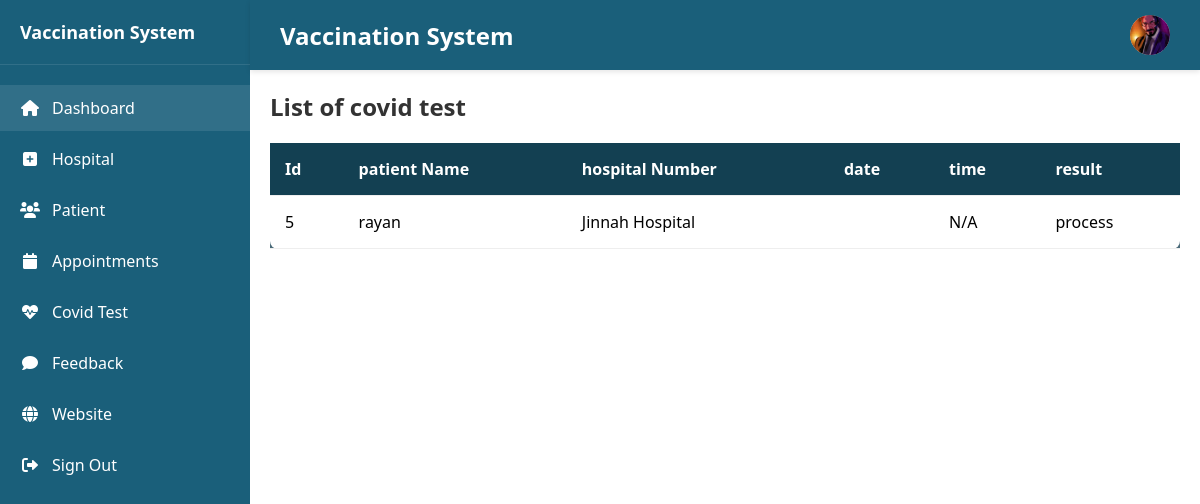
/admin/covid-test.php (signed in), run on the app's committed database.
### tables this page shows
CREATE TABLE `tbl_test` (
  `id` int(11) NOT NULL,
  `p_id` int(11) NOT NULL,
  `h_id` int(11) NOT NULL,
  `date` varchar(20) NOT NULL,
  `result` varchar(50) NOT NULL DEFAULT 'process'
);

CREATE TABLE `tbl_patient` (
  `id` int(11) NOT NULL,
  `name` varchar(50) NOT NULL,
  `contact` int(15) NOT NULL,
  `email` varchar(50) NOT NULL,
  `password` varchar(80) NOT NULL,
  `cid` int(11) NOT NULL,
  `address` varchar(300) NOT NULL,
  `gender` varchar(15) NOT NULL,
  `image` varchar(100) NOT NULL,
  `status` varchar(50) NOT NULL DEFAULT 'activate'
);

CREATE TABLE `tbl_hospital` (
  `id` int(11) NOT NULL,
  `name` varchar(50) NOT NULL,
  `contact` int(15) NOT NULL,
  `cid` int(11) NOT NULL,
  `email` varchar(50) NOT NULL,
  `password` varchar(80) NOT NULL,
  `image` varchar(100) NOT NULL,
  `address` varchar(300) NOT NULL,
  `status` varchar(50) NOT NULL DEFAULT 'deactivate'
);

### admin/covid-test.php (the view, shortened to what this page needs)
<?php
    include('header.php')
?>
            <div class="content-area">
                <div class="content-header">
                    <h2>List of covid test</h2>
                </div>
                <div class="table-responsive">
                    <table class="hospital-table">
                        <thead>
                            <tr>
                                <th>Id</th>
                                <th>patient Name</th>
                                <th>hospital Number</th>
                                <th>date</th>
                                <th>time</th>
                                <th>result</th>
                            </tr>
                        </thead>
                        <tbody>
                            <?php
                            $query = "SELECT tbl_patient.name as 'pname',tbl_hospital.name as 'hname',tbl_test.* FROM tbl_test inner join tbl_patient on tbl_test.p_id=tbl_patient.id inner join tbl_hospital on tbl_test.h_id=tbl_hospital.id";
                            $result = mysqli_query($connection, $query);
                            foreach ($result as $row)
                            {
                               echo
                                 "<tr>
                                   <td>$row[id]</td>
                                   <td>$row[pname]</td>
                                   <td>$row[hname]</td>
                                   <td>$row[date]</td>";
                                   if (isset($row['time'])) {
                                   echo "<td>$row[time]</td>";
                                     } else {
                                   echo "<td>N/A</td>";
                                     }
                                     echo "<td>$row[result]</td>
                                    </tr>";
                            }
                            ?>
                        </tbody>
                    </table>
                </div>
            </div>
        </div>
    </div>
</body>
</html>

### admin/header.php (shortened to what this page needs)
<?php
include 'config.php';
$query = "SELECT * FROM tbl_admin WHERE id=" . $_SESSION['admin_session'];
$result = mysqli_query($connection, $query);
$row = mysqli_fetch_assoc($result);
?>
<!DOCTYPE html>
<html lang="en">
<head>
    <link rel="stylesheet" href="https://cdnjs.cloudflare.com/ajax/libs/font-awesome/6.0.0/css/all.min.css">
    <link rel="stylesheet" href="asset/admin-style.css">
</head>
<body>
    <div class="container">
        <div class="sidebar">
            <div class="sidebar-header">
                <h2>Vaccination System</h2>
            </div>
            <ul class="nav-menu">
                <li class="nav-item">
                    <a href="index.php" class="nav-link active">
                        <i class="fas fa-home"></i>
                        Dashboard
                    </a>
                </li>
                <li class="nav-item">
                    <a href="hospital.php" class="nav-link">
                        <i class="fas fa-plus-square"></i>
                        Hospital
                    </a>
                </li>
                <li class="nav-item">
                    <a href="patient.php" class="nav-link">
                        <i class="fas fa-users"></i>
                        Patient
                    </a>
                </li>
                <li class="nav-item">
                    <a href="appointment.php" class="nav-link">
                        <i class="fas fa-calendar"></i>
                        Appointments
                    </a>
                </li>
                <li class="nav-item">
                    <a href="covid-test.php" class="nav-link">
                        <i class="fas fa-heartbeat"></i>
                        Covid Test
                    </a>
                </li>
                <li class="nav-item">
                    <a href="feedback.php" class="nav-link">
                        <i class="fas fa-comment"></i>
                        Feedback
                    </a>
                </li>
                <li class="nav-item">
                    <a href="../index.php" class="nav-link">
                        <i class="fas fa-globe"></i>
                        Website
                    </a>
                </li>
                <li class="nav-item">
                    <a href="logout.php" class="nav-link">
                        <i class="fas fa-sign-out-alt"></i>
                        Sign Out
                    </a>
                </li>
            </ul>
        </div>
        <div class="main-content">
            <div class="header">
                <div class="header-left">
                    <h1>Vaccination System</h1>
                </div>
                <div class="header-right">
                    <button class="menu-toggle">
                    </button>
                    <div class="profile-pic">
                        <a href="profile.php"><img src="<?php echo $row['image']; ?>" alt="Admin Profile"></a>
                    </div>
                </div>
            </div>

### admin/asset/admin-style.css (style rules this page uses)
.table-responsive { overflow-x: auto; margin-bottom: 20px; background-color: #4E6F7E !important; }
table { width: 100%; border-collapse: collapse; background-color: white; box-shadow: 0 2px 10px rgba(0,0,0,0.1); border-radius: 8px; }
thead { background-color: #134052; color: white; }
th, td { padding: 15px; text-align: left; border-bottom: 1px solid #eee; }
.content-area { padding: 20px; }
.content-header { display: flex; justify-content: space-between; align-items: center; margin-bottom: 20px; }
.content-area h2 { margin-bottom: 0; color: #333; font-size: 24px; }
* { margin: 0; padding: 0; box-sizing: border-box; }
body { font-family: 'Segoe UI', Tahoma, Geneva, Verdana, sans-serif; background-color: #f5f5f5; }
.container { display: flex; min-height: 100vh; }
.sidebar { width: 250px; background-color: #1a5f7a; color: white; padding: 20px 0; box-shadow: 2px 0 5px rgba(0,0,0,0.1); }
.sidebar-header { padding: 0 20px 20px; border-bottom: 1px solid rgba(255,255,255,0.1); margin-bottom: 20px; }
.sidebar-header h2 { font-size: 18px; font-weight: 600; }
.nav-menu { list-style: none; }
.nav-item { margin-bottom: 5px; }
.nav-link { display: flex; align-items: center; padding: 12px 20px; color: white; text-decoration: none; transition: background-color 0.3s; }
.nav-link:hover, .nav-link.active { background-color: rgba(255,255,255,0.1); }
.nav-link i { margin-right: 12px; width: 20px; text-align: center; }
.main-content { flex: 1; background-color: white; }
.header { background-color: #1a5f7a; color: white; padding: 15px 30px; display: flex; justify-content: space-between; align-items: center; box-shadow: 0 2px 5px rgba(0,0,0,0.1); }
.header-left { display: flex; align-items: center; }
.header-left h1 { font-size: 24px; font-weight: 600; }
.header-right { display: flex; align-items: center; gap: 20px; }
.menu-toggle { background: none; border: none; color: white; font-size: 20px; cursor: pointer; padding: 5px; }
.profile-pic { width: 40px; height: 40px; border-radius: 50%; background-color: #ddd; display: flex; align-items: center; justify-content: center; overflow: hidden; }
.profile-pic img { width: 100%; height: 100%; object-fit: cover; }

### data on the page
tbl_test: id "5", tbl_patient.name "rayan", tbl_hospital.name "Jinnah Hospital", result "process"
